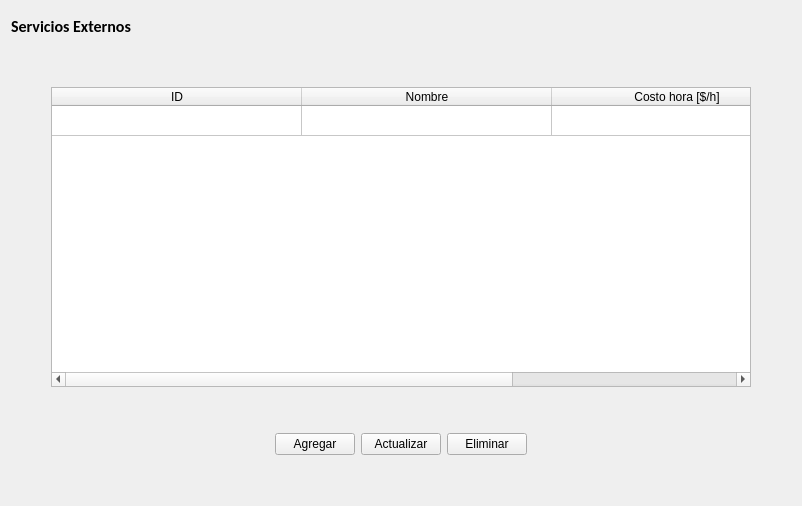
      <widget class="QWidget" name="page_12">
       <layout class="QVBoxLayout" name="verticalLayout_41">
        <item>
         <widget class="QLabel" name="label_31">
          <property name="minimumSize">
           <size>
            <width>0</width>
            <height>30</height>
           </size>
          </property>
          <property name="font">
           <font>
            <family>Calibri</family>
            <pointsize>12</pointsize>
            <weight>75</weight>
            <italic>false</italic>
            <bold>true</bold>
           </font>
          </property>
          <property name="text">
           <string>Servicios Externos</string>
          </property>
         </widget>
        </item>
        <item>
         <spacer name="verticalSpacer_71">
          <property name="orientation">
           <enum>Qt::Vertical</enum>
          </property>
          <property name="sizeHint" stdset="0">
           <size>
            <width>20</width>
            <height>40</height>
           </size>
          </property>
         </spacer>
        </item>
        <item>
         <layout class="QHBoxLayout" name="horizontalLayout_65">
          <item>
           <spacer name="horizontalSpacer_117">
            <property name="orientation">
             <enum>Qt::Horizontal</enum>
            </property>
            <property name="sizeType">
             <enum>QSizePolicy::Maximum</enum>
            </property>
            <property name="sizeHint" stdset="0">
             <size>
              <width>40</width>
              <height>20</height>
             </size>
            </property>
           </spacer>
          </item>
          <item>
           <widget class="QTableWidget" name="tableWidget_15">
            <property name="minimumSize">
             <size>
              <width>700</width>
              <height>300</height>
             </size>
            </property>
            <property name="editTriggers">
             <set>QAbstractItemView::NoEditTriggers</set>
            </property>
            <property name="alternatingRowColors">
             <bool>false</bool>
            </property>
            <property name="rowCount">
             <number>1</number>
            </property>
            <attribute name="horizontalHeaderCascadingSectionResizes">
             <bool>true</bool>
            </attribute>
            <attribute name="horizontalHeaderDefaultSectionSize">
             <number>250</number>
            </attribute>
            <attribute name="horizontalHeaderHighlightSections">
             <bool>true</bool>
            </attribute>
            <attribute name="horizontalHeaderMinimumSectionSize">
             <number>100</number>
            </attribute>
            <attribute name="horizontalHeaderShowSortIndicator" stdset="0">
             <bool>false</bool>
            </attribute>
            <attribute name="horizontalHeaderStretchLastSection">
             <bool>false</bool>
            </attribute>
            <attribute name="verticalHeaderVisible">
             <bool>false</bool>
            </attribute>
            <attribute name="verticalHeaderCascadingSectionResizes">
             <bool>false</bool>
            </attribute>
            <attribute name="verticalHeaderShowSortIndicator" stdset="0">
             <bool>false</bool>
            </attribute>
            <attribute name="verticalHeaderStretchLastSection">
             <bool>false</bool>
            </attribute>
            <row/>
            <column>
             <property name="text">
              <string>ID</string>
             </property>
            </column>
            <column>
             <property name="text">
              <string>Nombre</string>
             </property>
            </column>
            <column>
             <property name="text">
              <string>Costo hora [$/h]</string>
             </property>
            </column>
           </widget>
          </item>
          <item>
           <spacer name="horizontalSpacer_116">
            <property name="orientation">
             <enum>Qt::Horizontal</enum>
            </property>
            <property name="sizeType">
             <enum>QSizePolicy::Maximum</enum>
            </property>
            <property name="sizeHint" stdset="0">
             <size>
              <width>40</width>
              <height>20</height>
             </size>
            </property>
           </spacer>
          </item>
         </layout>
        </item>
        <item>
         <spacer name="verticalSpacer_72">
          <property name="orientation">
           <enum>Qt::Vertical</enum>
          </property>
          <property name="sizeHint" stdset="0">
           <size>
            <width>20</width>
            <height>40</height>
           </size>
          </property>
         </spacer>
        </item>
        <item>
         <layout class="QHBoxLayout" name="horizontalLayout_45">
          <item>
           <spacer name="horizontalSpacer_72">
            <property name="orientation">
             <enum>Qt::Horizontal</enum>
            </property>
            <property name="sizeHint" stdset="0">
             <size>
              <width>253</width>
              <height>20</height>
             </size>
            </property>
           </spacer>
          </item>
          <item>
           <widget class="QPushButton" name="pushButton_37">
            <property name="text">
             <string>Agregar</string>
            </property>
           </widget>
          </item>
          <item>
           <widget class="QPushButton" name="pushButton_32">
            <property name="text">
             <string>Actualizar</string>
            </property>
            <property name="checkable">
             <bool>false</bool>
            </property>
           </widget>
          </item>
          <item>
           <widget class="QPushButton" name="pushButton_33">
            <property name="text">
             <string>Eliminar</string>
            </property>
           </widget>
          </item>
          <item>
           <spacer name="horizontalSpacer_73">
            <property name="orientation">
             <enum>Qt::Horizontal</enum>
            </property>
            <property name="sizeHint" stdset="0">
             <size>
              <width>252</width>
              <height>20</height>
             </size>
            </property>
           </spacer>
          </item>
         </layout>
        </item>
        <item>
         <spacer name="verticalSpacer_81">
          <property name="orientation">
           <enum>Qt::Vertical</enum>
          </property>
          <property name="sizeHint" stdset="0">
           <size>
            <width>20</width>
            <height>40</height>
           </size>
          </property>
         </spacer>
        </item>
       </layout>
      </widget>
